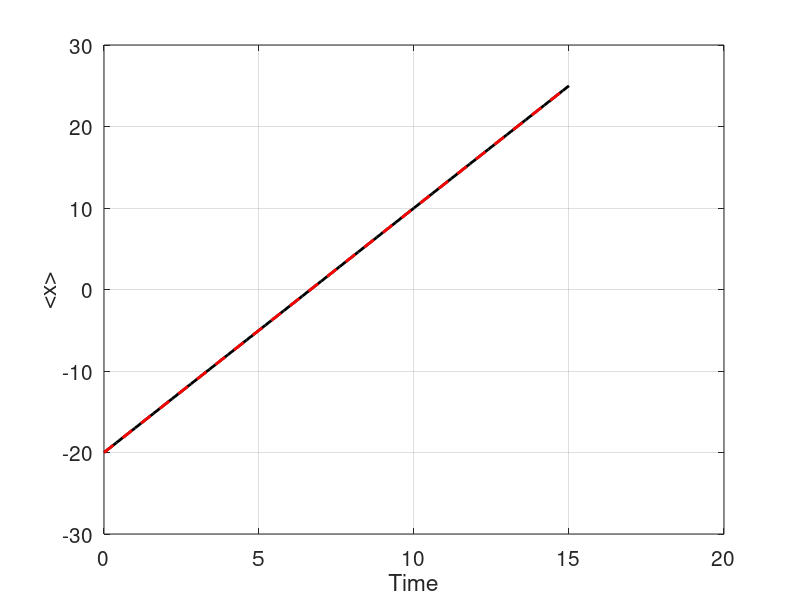
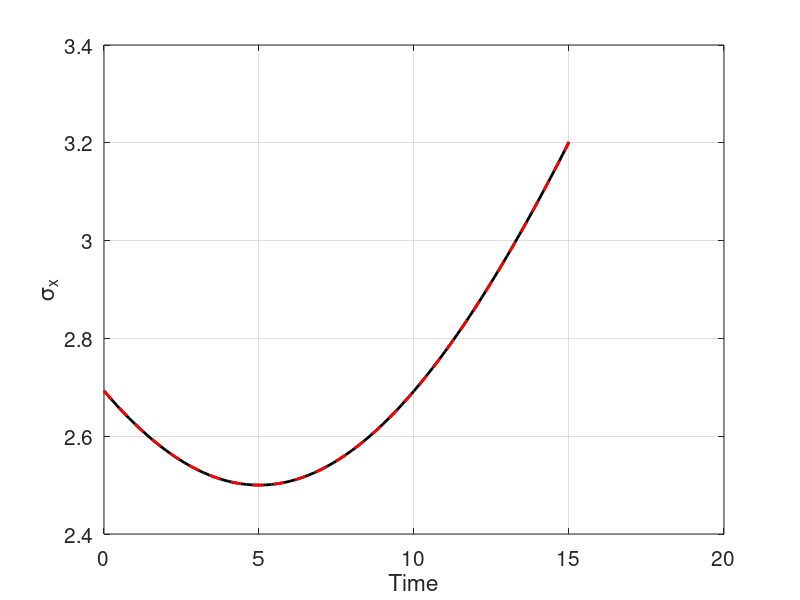
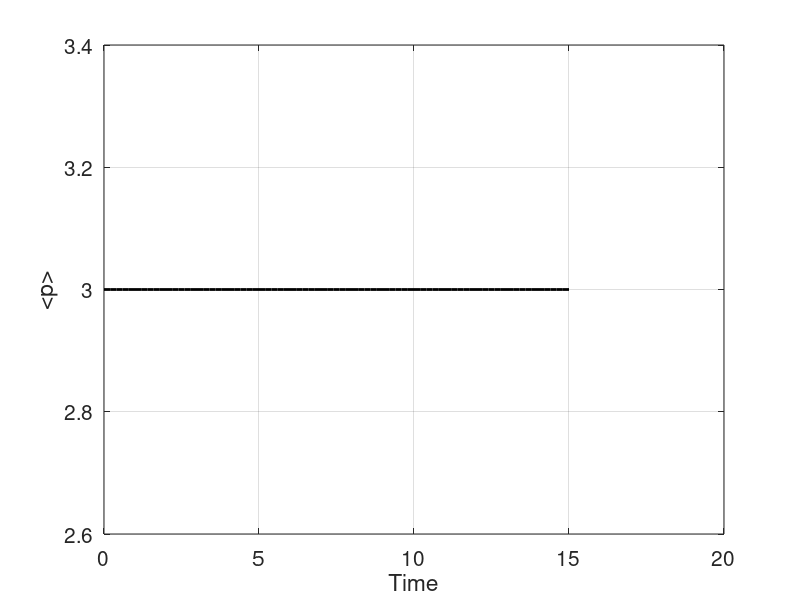
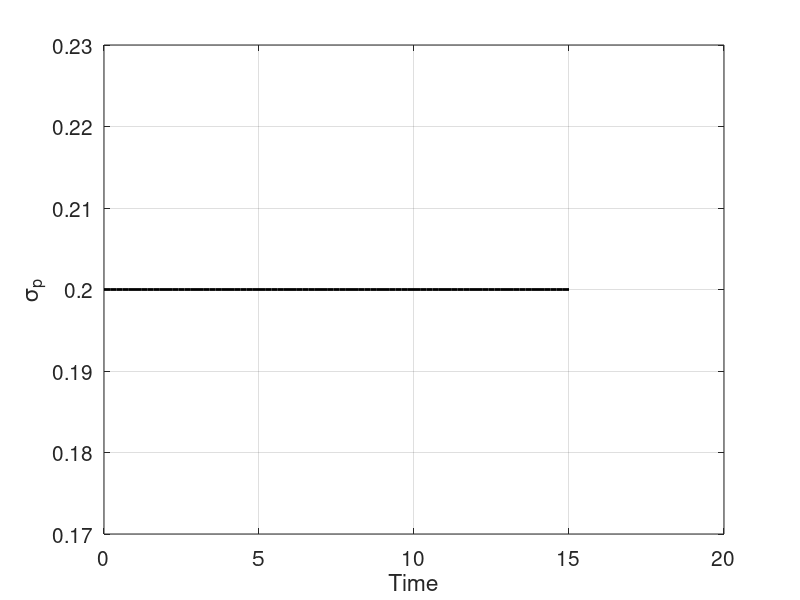

Write MATLAB code to recreate these figures, in order. (Note: this script raises an error after producing the figures.)
% This script calculates position and momentum expectation values 
% and widths for a Gaussian wave packet moving freely in one dimension. 
% It plots these four quantities after the simulation is over - in 
% addition to the product of the position and momentum widths. This is 
% done in order to check that the Heisenberg uncertainty relation holds 
% for this wave packet.
%
% The numerical derivatives, which are involved both in solving the 
% Schrödinger equation and in calculating momentum expectation values 
% and widhts, are approximated by means of the Fast Fourier Transform.
%
% The time-dependent expectation value for x and the position width 
% are also calculated analytically and compared with the numerical 
% solution.
% 
%  Numerical inputs:
%    L       - The extension of the spatial grid 
%    N       - The number of grid points
%    Tfinal  - The duration of the simulation
%    dt      - The step size in time
% 
%  Physical inputs:
%    x0      - The mean position of the initial wave packet
%    p0      - The mean momentum of the initial wave packet
%    sigmaP  - The momentum width of the initial, Gaussian wave packet
%    tau     - The time at which the Gaussian is narrowest (spatially)
%  
%  All inputs are hard coded initially.

% Numerical grid parameters
L = 100;
N = 512;                % Should be 2^k, k integer, for FFT's sake
h = L/(N-1);

% Numerical time parameters
Tfinal = 15;
dt = 0.2;

% Input parameters for the Gaussian
x0 = -20;
p0 = 3;
sigmaP = 0.2;
tau = 5;

% Set up grid
x = transpose(linspace(-L/2, L/2, N));      % Column vector
% Vectors used to calculate expectation values
% (Far from optimal, but theoretically consistent)
Xmat = diag(x);
X2mat = diag(x.^2);

% Set up kinetic energy matrix by means of the fast Fourier transform
k=2*pi/(N*h)*[0:(N/2-1), (-N/2:-1)];          % Vector with k-values
% Fourier transform the identity matrix:
Aux = fft(eye(N));
% Multiply by ik and (ik)^2
D1_FFT = diag(1i*k)*Aux;
D2_FFT = diag(-k.^2)*Aux;
% Transform back to x-representation
D1_FFT = ifft(D1_FFT);
D2_FFT = ifft(D2_FFT);

% Set up propagator for the approximation
U_FFT = expm(-1i*(-1/2)*D2_FFT*dt);

% Set up Gaussian - analytically
InitialNorm = nthroot(2/pi, 4) * sqrt(sigmaP/(1-2i*sigmaP^2*tau));
% Initial Gaussian
Psi0 = InitialNorm*exp(-sigmaP^2*(x-x0).^2/(1-2i*sigmaP^2*tau)+1i*p0*x);

% Initiate wave functon and time
Psi = Psi0;
t = 0;

% Allocate vectors with data to plot
Npoint = ceil(Tfinal/dt);
Tvector = zeros(1, Npoint);
MeanXvector = zeros(1, Npoint);
MeanPvector = zeros(1, Npoint);
WidthXvector = zeros(1, Npoint);
WidthPvector = zeros(1, Npoint);

% Loop which updates wave functions and plots in time
counter = 1;
while t < Tfinal
  % Expectation values and widths
  MeanX = h*real(Psi'*Xmat*Psi);
  MeanX2 = h*real(Psi'*X2mat*Psi);
  MeanP = h*real(Psi'*(-1i*D1_FFT)*Psi);
  MeanP2 = h*real(Psi'*(-D2_FFT)*Psi);

  % Store data in vectors
  Tvector(counter) = t;
  MeanXvector(counter) = MeanX;
  MeanPvector(counter) = MeanP;
  WidthXvector(counter) = sqrt(MeanX2 - MeanX^2);
  WidthPvector(counter) = sqrt(MeanP2 - MeanP^2);
  
  % Update wave function
  Psi = U_FFT*Psi;

  % Update time
  t = t+dt;             
  counter = counter + 1;
end

% Plot expectation values and widths
% Mean x
figure(1)
plot(Tvector, MeanXvector, 'k-', 'linewidth', 2)
% Analytical solution
MeanXanalytical = x0 + p0*Tvector;
hold on
plot(Tvector, MeanXanalytical, 'r--', 'linewidth', 2)
hold off
xlabel('Time')
ylabel('<x>')
set(gca, 'fontsize', 15)
grid on

% Width in x
figure(2)
plot(Tvector, WidthXvector, 'k-', 'linewidth', 2)
SigmaXanalytical = sqrt(1+4*sigmaP^4*(Tvector-tau).^2)/(2*sigmaP);
hold on
plot(Tvector, SigmaXanalytical, 'r--', 'linewidth', 2)
hold off
xlabel('Time')
ylabel('\sigma_x')
set(gca, 'fontsize', 15)
grid on

% Mean p
figure(3)
plot(Tvector, MeanPvector, 'k-', 'linewidth', 2)
xlabel('Time')
ylabel('<p>')
set(gca, 'fontsize', 15)
grid on

% Width in p
figure(4)
plot(Tvector, WidthPvector, 'k-', 'linewidth', 2)
xlabel('Time')
ylabel('\sigma_p')
set(gca, 'fontsize', 15)
grid on

% Product of widths
figure(5)
plot(Tvector, WidthXvector.*WidthPvector, 'k-', 'linewidth', 2)
hold on
yline(0.5, 'r--', 'linewidth', 2);
xline(tau, 'b-.','linewidth', 2);
hold off
xlabel('Time')
legend('\sigma_x \cdot \sigma_p', 'h/(4\pi)','t=\tau', 'location', ...
    'southeast')
set(gca, 'fontsize', 15)
grid on
axis([0 Tfinal 0.45 0.6])
